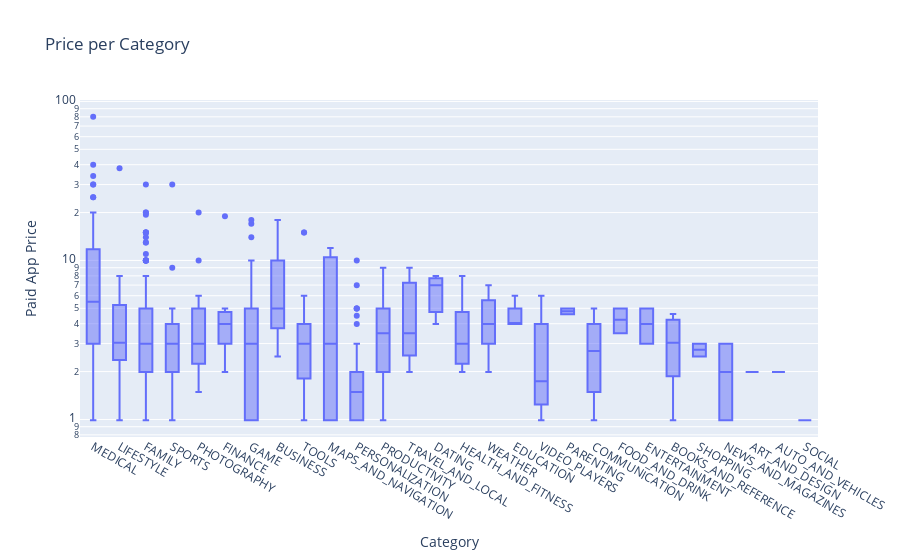

Write notebook code for a chart like this one.
### Markdown cell above
# How Much Can You Charge? Examine Paid App Pricing Strategies by Category

**Challenge**: What is the median price price for a paid app? Then compare pricing by category by creating another box plot. But this time examine the prices (instead of the revenue estimates) of the paid apps. I recommend using `{categoryorder':'max descending'}` to sort the categories.

### Code cell
box = px.box(df_paid_apps,
             x='Category',
             y="Price",
             title='Price per Category')
 
box.update_layout(xaxis_title='Category',
                  yaxis_title='Paid App Price',
                  xaxis={'categoryorder':'max descending'},
                  yaxis=dict(type='log'))
 
box.show()

### Figure 1 — Plotly figure (JSON) as saved in the notebook; plotly's stock layout.template omitted (floating-point values rounded to 4 significant figures; data arrays with more than 128 entries replaced by an {"elided": "..."} marker saying what was removed)
{"data": [{"alignmentgroup": "True", "hovertemplate": "Category=%{x}<br>Price=%{y}<extra></extra>", "legendgroup": "", "marker": {"color": "#636efa"}, "name": "", "notched": false, "offsetgroup": "", "orientation": "v", "showlegend": false, "type": "box", "x": {"elided": "589 str values"}, "x0": " ", "xaxis": "x", "y": {"elided": "589 float values"}, "y0": " ", "yaxis": "y"}], "layout": {"boxmode": "group", "legend": {"tracegroupgap": 0}, "title": {"text": "Price per Category"}, "xaxis": {"anchor": "y", "categoryorder": "max descending", "domain": [0, 1], "title": {"text": "Category"}}, "yaxis": {"anchor": "x", "domain": [0, 1], "title": {"text": "Paid App Price"}, "type": "log"}}}
